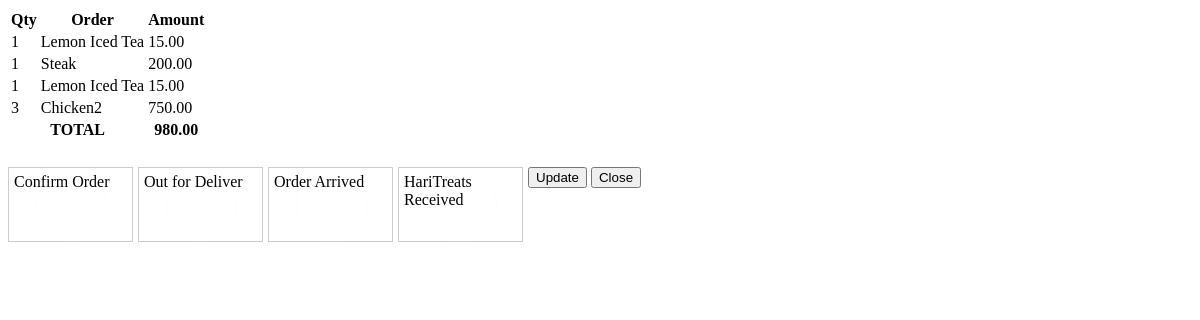
Screenshot of /admin/view_order.php?id=1 with the database file from the repository.
### tables this page shows
CREATE TABLE `order_list` (
  `id` int(30) NOT NULL,
  `order_id` int(30) NOT NULL,
  `product_id` int(30) NOT NULL,
  `qty` int(30) NOT NULL
);

CREATE TABLE `product_list` (
  `id` int(30) NOT NULL,
  `category_id` int(30) NOT NULL,
  `name` varchar(100) NOT NULL,
  `description` text NOT NULL,
  `price` float NOT NULL DEFAULT 0,
  `img_path` text NOT NULL,
  `status` tinyint(1) NOT NULL DEFAULT 1 COMMENT '0= unavailable, 2 Available'
);

### admin/view_order.php (the view, shortened to what this page needs)
<div class="container-fluid">
	<table class="table table-bordered">
		<thead>
			<tr>
				<th>Qty</th>
				<th>Order</th>
				<th>Amount</th>
			</tr>
		</thead>
		<tbody>
			<?php
			$total = 0;
			$status = 0;
			include 'db_connect.php';
			$qry = $conn->query("SELECT * FROM order_list o inner join product_list p on o.product_id = p.id  where order_id =".$_GET['id']);
			while($row=$qry->fetch_assoc()):
				$total += $row['qty'] * $row['price'];
			?>
			<?php $status=$row['status'] ?>
			<tr>
				<td><?php echo $row['qty'] ?></td>
				<td><?php echo $row['name'] ?></td>
				<td><?php echo number_format($row['qty'] * $row['price'],2) ?></td>
			</tr>
		<?php endwhile; ?>
		</tbody>
		<tfoot>
			<tr>
				<th colspan="2" class="text-right">TOTAL</th>
				<th ><?php echo number_format($total,2) ?></th>
			</tr>
		</tfoot>
	</table>
	<?php if($status != 0):?>
			<tr><td colspan="3">
				<ul class="status_options">
				<li>
                        <input type="radio" id="order_confirmed" value='1' name="status" style="background: #AB6D23"/>
                        <label for="out_for_delivery">Confirm Order</label>
                    </li>
                    <li>
                        <input type="radio" id="out_for_delivery" value='2' name="status" />
                        <label for="out_for_delivery">Out for Deliver</label>
                    </li>
                    <li>
                        <input type="radio" id="order_arrived" value='3' name="status" />
                        <label for="order_arrived">Order Arrived</label>
                    </li>
					<li>
                        <input type="radio" id="haritreats_received" value='4' name="status" />
                        <label for="haritreats_received">HariTreats Received</label>
                    </li>
                </ul></td>
			</tr>
			<?php endif; ?>
	<div class="text-center">
		<?php if($status == 0):?>
			<button class="btn btn-primary" id="confirm" type="button" onclick="confirm_order()">Confirm</button>
		<?php else: ?>
			<button class="btn btn-primary" id="confirm" type="button" onclick="update_order_status()">Update</button>
		<?php endif; ?>
        <button type="button" class="btn btn-secondary" data-dismiss="modal">Close</button>
	</div>
</div>

### admin/view_order.php (style rules this page uses)
.status_options { list-style-type: none; margin: 25px 0 0 0; padding: 0; }
.status_options li { float: left; margin: 0 5px 0 0; width: 125px; height: 75px; position: relative; }
.status_options label, .status_options input { display: block; position: absolute; top: 0; left: 0; right: 0; bottom: 0; }
.status_options input[type="radio"] { opacity: 0.01; z-index: 100; }
.status_options label { padding: 5px; border: 1px solid #CCC; cursor: pointer; z-index: 90; }

### rows the page displays
order_list: qty "1", product_list.name "Lemon Iced Tea", $row['qty']*$row['price'] "15.00"
order_list: qty "1", product_list.name "Steak", $row['qty']*$row['price'] "200.00"
order_list: qty "1", product_list.name "Lemon Iced Tea", $row['qty']*$row['price'] "15.00"
order_list: qty "3", product_list.name "Chicken2", $row['qty']*$row['price'] "750.00"

### other values shown
$total "980.00"
